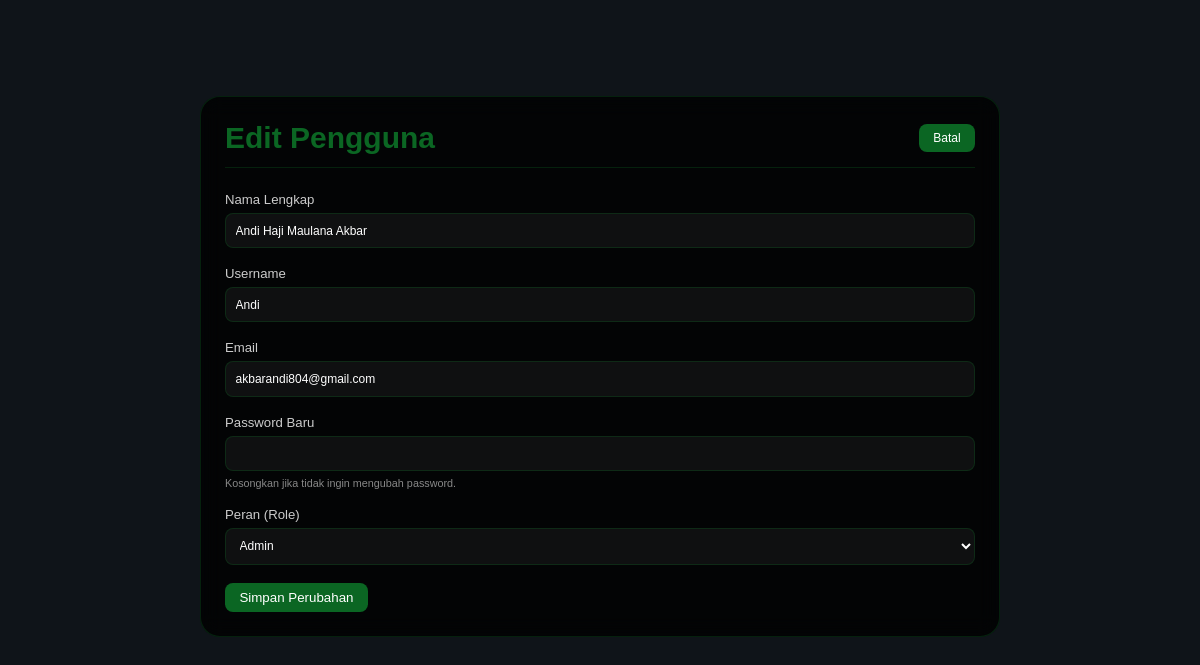
Screenshot of /user_form.php?id=1 (signed in) with the database file from the repository.
### tables this page shows
CREATE TABLE `users` (
  `id` int(11) NOT NULL,
  `full_name` varchar(100) NOT NULL,
  `username` varchar(50) NOT NULL,
  `email` varchar(100) NOT NULL,
  `password` varchar(255) NOT NULL,
  `role` varchar(50) NOT NULL DEFAULT 'user' COMMENT 'Peran pengguna: user atau admin',
  `created_at` timestamp NOT NULL DEFAULT current_timestamp()
);

### user_form.php (the view, shortened to what this page needs)
<?php
require 'config.php';
$user = [
    'id' => '',
    'full_name' => '',
    'username' => '',
    'email' => '',
    'role' => 'user'
];
$page_title = "Edit Pengguna";
$form_action = "";
if (isset($_GET['id'])) {
    $id = $_GET['id'];
    $stmt = $conn->prepare("SELECT id, full_name, username, email, role FROM users WHERE id = ?");
    $stmt->bind_param("i", $id);
    $stmt->execute();
    $result = $stmt->get_result();
    if ($result->num_rows > 0) {
        $user = $result->fetch_assoc();
        $form_action = "user_action.php?action=update&id=" . $user['id'];
    } else {
        header("Location: manage_users.php");
        exit;
    }
} else {
    header("Location: manage_users.php");
    exit;
}
?>
<!DOCTYPE html>
<html lang="id">
<head>
    <link rel="stylesheet" href="style.css">
</head>
<body>
    <div class="form-container">
        <div class="form-header">
            <h1><?php echo $page_title; ?></h1>
            <a href="manage_users.php" class="btn">Batal</a>
        </div>
        <form action="<?php echo $form_action; ?>" method="POST">
            <div class="form-group">
                <label for="full_name">Nama Lengkap</label>
                <input type="text" id="full_name" name="full_name" value="<?php echo htmlspecialchars($user['full_name']); ?>" required>
            </div>
            <div class="form-group">
                <label for="username">Username</label>
                <input type="text" id="username" name="username" value="<?php echo htmlspecialchars($user['username']); ?>" required>
            </div>
            <div class="form-group">
                <label for="email">Email</label>
                <input type="email" id="email" name="email" value="<?php echo htmlspecialchars($user['email']); ?>" required>
            </div>
            <div class="form-group">
                <label for="password">Password Baru</label>
                <input type="password" id="password" name="password">
                <p class="password-note">Kosongkan jika tidak ingin mengubah password.</p>
            </div>
            <div class="form-group">
                <label for="role">Peran (Role)</label>
                <select id="role" name="role">
                    <option value="admin" <?php if($user['role'] == 'admin') echo 'selected'; ?>>Admin</option>
                </select>
            </div>
            <button type="submit" class="btn">Simpan Perubahan</button>
        </form>
    </div>
</body>
</html>

### style.css (style rules this page uses)
:root { --primary: #0b6623; --bg: #010101; --card-bg: rgba(11, 102, 35, 0.1); --border-color: rgba(11, 102, 35, 0.3); }
* { margin: 0; padding: 0; box-sizing: border-box; outline: none; border: none; text-decoration: none; }
html, body { scroll-behavior: smooth; }
body { font-family: "Poppins", sans-serif; background-color: var(--bg); color: #fff; }
@media (max-width: 1366px) { html { font-size: 75%; } }

### user_form.php (style rules this page uses)
body { background: #0f1419; }
.form-container { max-width: 800px; margin: 8rem auto 2rem auto; padding: 2rem; background: rgba(0, 0, 0, 0.8); border-radius: 20px; border: 1px solid var(--border-color); backdrop-filter: blur(10px); }
.form-header { display: flex; justify-content: space-between; align-items: center; margin-bottom: 2rem; padding-bottom: 1rem; border-bottom: 1px solid var(--border-color); }
.form-header h1 { font-size: 2.5rem; color: var(--primary); }
.btn { display: inline-block; padding: 0.6rem 1.2rem; background: var(--primary); color: #fff; border-radius: 8px; text-decoration: none; transition: background 0.3s; border: none; cursor: pointer; }
.form-group { margin-bottom: 1.5rem; }
.form-group label { display: block; margin-bottom: 0.5rem; color: #ccc; font-size: 1.1rem; }
.form-group input, .form-group select { width: 100%; padding: 0.8rem; border-radius: 8px; border: 1px solid var(--border-color); background: rgba(255, 255, 255, 0.05); color: #fff; font-size: 1rem; }
.password-note { font-size: 0.9rem; color: #888; margin-top: 0.5rem; }

### rows the page displays
users: full_name "Andi Haji Maulana Akbar", username "Andi", email "akbarandi804@gmail.com", role "Admin"

### other values shown
$page_title "Edit Pengguna"
